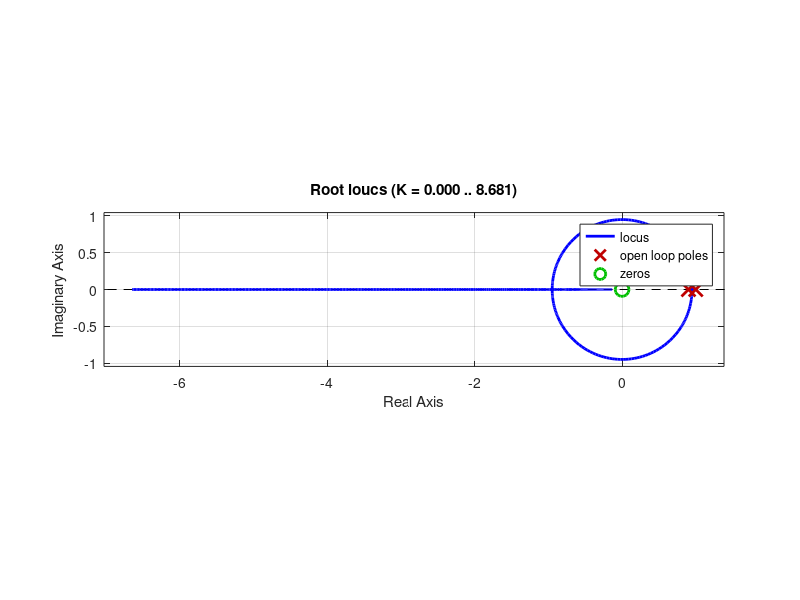
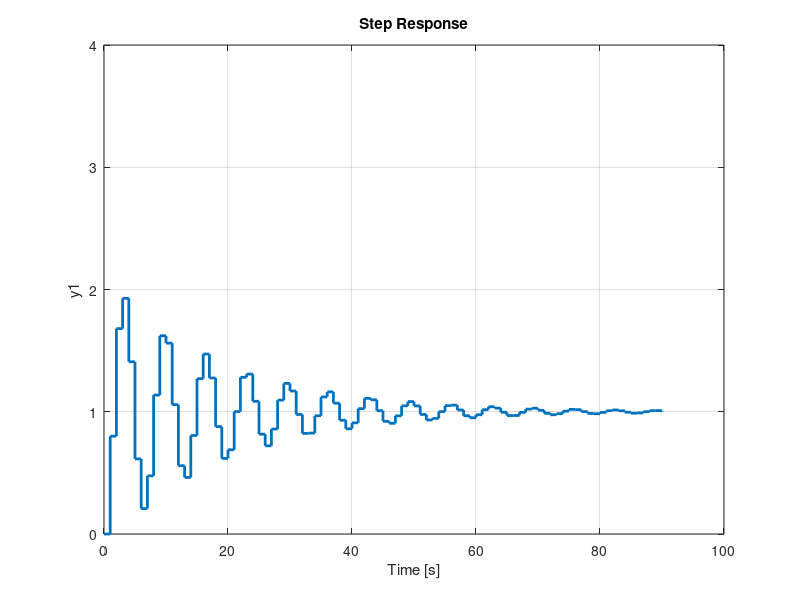
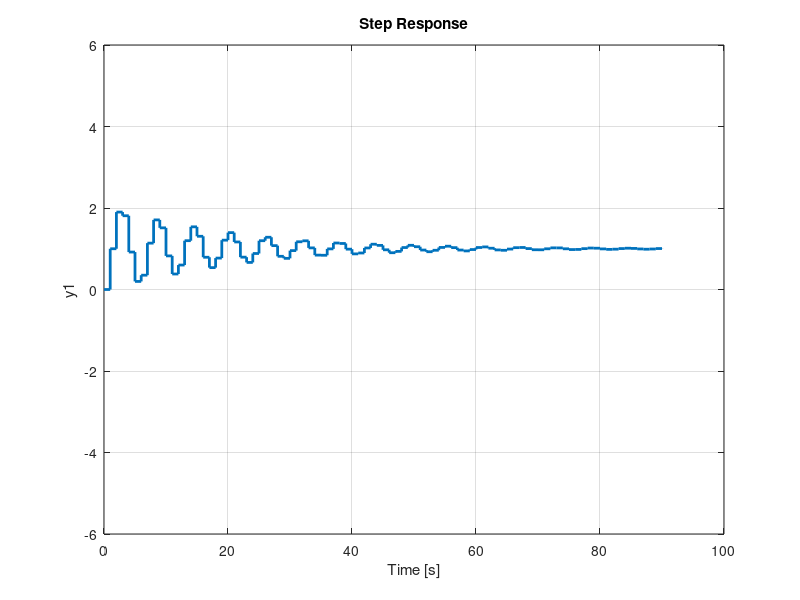

Here is the MATLAB script that generated these plots, in order:
% Problem 2 partial 2 MR2007 HT2016
H = tf([1], [1, -0.9], 1);

F = tf([1, 0], [1, -1], 1);

figure(1)
clf
rlocus(H*F)
axis equal
print -dpdf p2_rlocus_rlocus.pdf

k_limes=[0.00263 0 100 0 4
    0.8  0 100 0 4
    1  0 100 -6 6
    3  0 10 -6 6;
    4  0 10 -6 6];
    
%for i = 1:size(k_limes, 1)
for i = 2:3
    figure(i)
    clf
    step(feedback(k_limes(i,1)*H*F,1))
    xlim(k_limes(i,2:3))
    ylim(k_limes(i,4:5))
    h = findobj(gcf, 'type', 'line')
    set(h, 'linewidth', 2)
    fname = sprintf('step-plot-%d', i)
    print(fname, '-dpdf')
end
